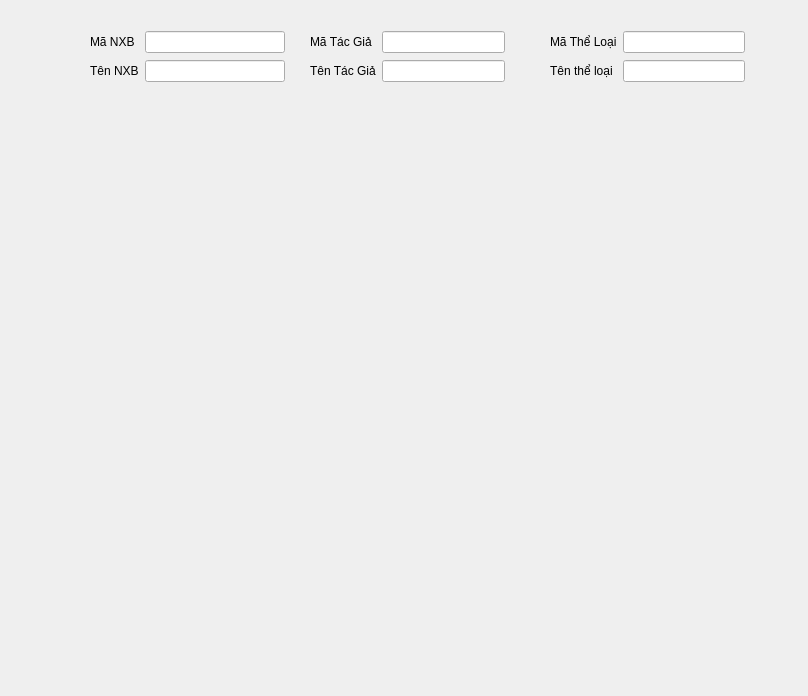
<?xml version="1.0" encoding="UTF-8"?>
<ui version="4.0">
 <class>Form</class>
 <widget class="QWidget" name="Form">
  <property name="geometry">
   <rect>
    <x>0</x>
    <y>0</y>
    <width>808</width>
    <height>696</height>
   </rect>
  </property>
  <property name="windowTitle">
   <string>Form</string>
  </property>
  <widget class="QWidget" name="layoutWidget">
   <property name="geometry">
    <rect>
     <x>310</x>
     <y>30</y>
     <width>195</width>
     <height>53</height>
    </rect>
   </property>
   <layout class="QGridLayout" name="gridLayout_2">
    <item row="0" column="0">
     <widget class="QLabel" name="label_3">
      <property name="text">
       <string>Mã Tác Giả</string>
      </property>
     </widget>
    </item>
    <item row="0" column="1">
     <widget class="QLineEdit" name="lineEdit_3"/>
    </item>
    <item row="1" column="0">
     <widget class="QLabel" name="label_4">
      <property name="text">
       <string>Tên Tác Giả</string>
      </property>
     </widget>
    </item>
    <item row="1" column="1">
     <widget class="QLineEdit" name="lineEdit_4"/>
    </item>
   </layout>
  </widget>
  <widget class="QWidget" name="layoutWidget_2">
   <property name="geometry">
    <rect>
     <x>550</x>
     <y>30</y>
     <width>195</width>
     <height>53</height>
    </rect>
   </property>
   <layout class="QGridLayout" name="gridLayout_3">
    <item row="0" column="0">
     <widget class="QLabel" name="label_5">
      <property name="text">
       <string>Mã Thể Loại</string>
      </property>
     </widget>
    </item>
    <item row="0" column="1">
     <widget class="QLineEdit" name="lineEdit_5"/>
    </item>
    <item row="1" column="0">
     <widget class="QLabel" name="label_6">
      <property name="text">
       <string>Tên thể loại</string>
      </property>
     </widget>
    </item>
    <item row="1" column="1">
     <widget class="QLineEdit" name="lineEdit_6"/>
    </item>
   </layout>
  </widget>
  <widget class="QWidget" name="">
   <property name="geometry">
    <rect>
     <x>90</x>
     <y>30</y>
     <width>195</width>
     <height>53</height>
    </rect>
   </property>
   <layout class="QGridLayout" name="gridLayout">
    <item row="0" column="0">
     <widget class="QLabel" name="label">
      <property name="text">
       <string>Mã NXB</string>
      </property>
     </widget>
    </item>
    <item row="0" column="1">
     <widget class="QLineEdit" name="lineEdit"/>
    </item>
    <item row="1" column="0">
     <widget class="QLabel" name="label_2">
      <property name="text">
       <string>Tên NXB</string>
      </property>
     </widget>
    </item>
    <item row="1" column="1">
     <widget class="QLineEdit" name="lineEdit_2"/>
    </item>
   </layout>
  </widget>
 </widget>
 <resources/>
 <connections/>
</ui>
